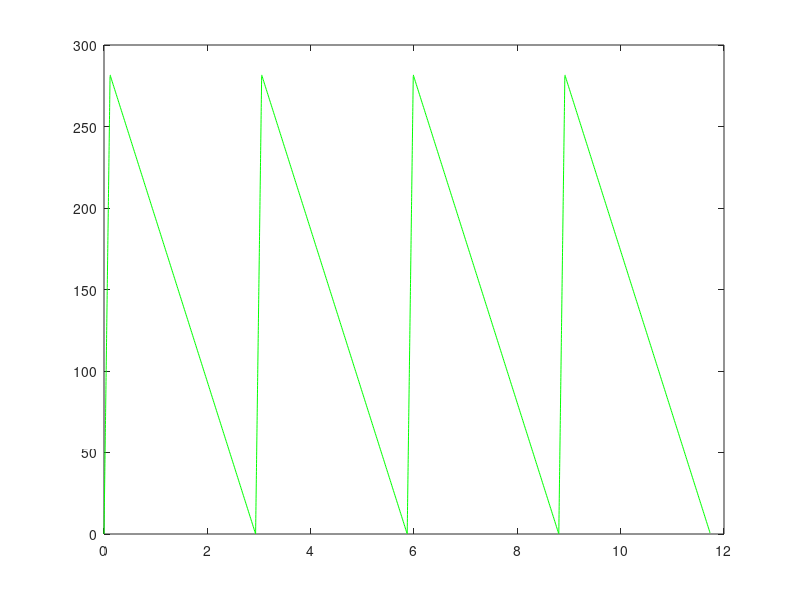
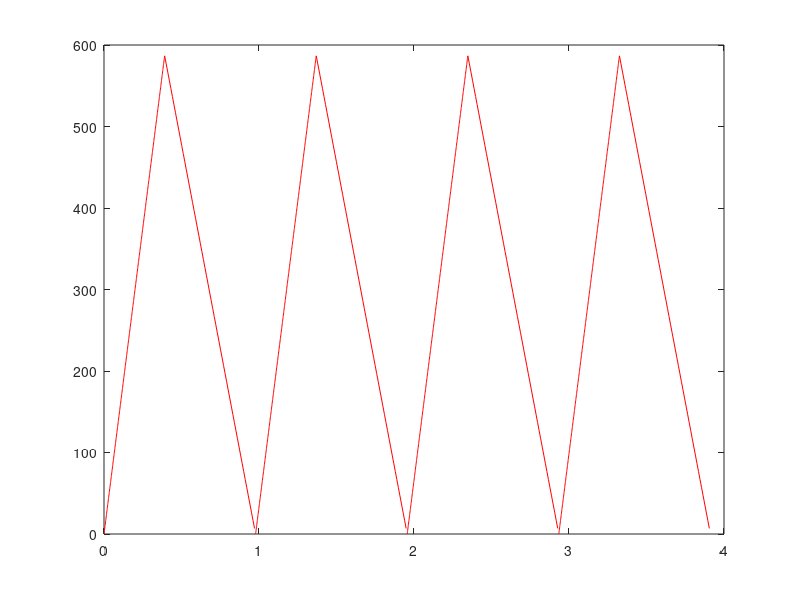
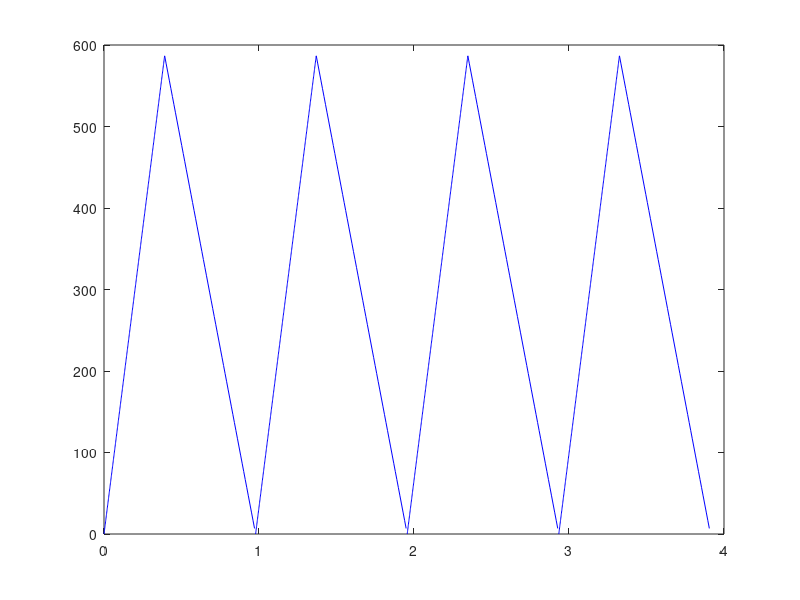

These charts were generated, in order, by the following MATLAB code:
color = {"g","r","b"};

Dm = [100 1000 1000]
Pm = [2500 2500 2500]
Co  =[1000 800 600]
Cp = [3.0 2.6 2.0]

A = Cp.*Dm.*(1-Dm./Pm)
H = (Co./A).^0.5
k = round(H./min(H))

Topt = (2*sum(Co./k)/sum(k.*A))^0.5
Copt = (2*sum(Co./k)*sum(k.*A))^0.5

k*Topt

for i=[1:1:3]
  it = 0
  T = k(i)*Topt
  P = Pm(i)
  D = Dm(i)
  while it<=3
    figure (i)
    T1 = (D/P)*T;
    t = [T*it:0.001:T1+T*it];
    I = t*(P - D) - T*(P - D)*it;
    plot(t,I,color(i));hold on
    T2 = (1 - D/P)*T;
    Imax = (D/P)*T*(P - D);%unidades
    t = [T1 + (T*it):0.01:T1 + T2 + (T*it)];
    I = -D*t + (Imax +(T1+(T*it))*D);
    plot(t,I,color(i))
    it = it + 1;
  endwhile
endfor